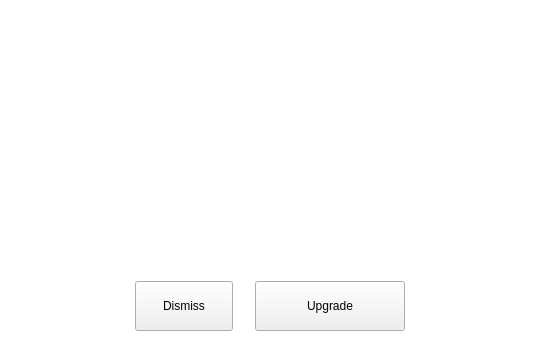
<?xml version="1.0" encoding="UTF-8"?>
<ui version="4.0">
 <class>OverquotaFullDialog</class>
 <widget class="QDialog" name="OverquotaFullDialog">
  <property name="geometry">
   <rect>
    <x>0</x>
    <y>0</y>
    <width>540</width>
    <height>357</height>
   </rect>
  </property>
  <property name="minimumSize">
   <size>
    <width>540</width>
    <height>357</height>
   </size>
  </property>
  <property name="maximumSize">
   <size>
    <width>540</width>
    <height>357</height>
   </size>
  </property>
  <property name="windowTitle">
   <string>Storage full</string>
  </property>
  <property name="styleSheet">
   <string notr="true">#OverquotaFullDialog
{
background-color: #FFFFFF;/*colorToken.page-background*/
}

#labelTitle
{
font-size: 20px;
line-height: 30px;
}</string>
  </property>
  <property name="TOKENIZED" stdset="0">
   <bool>true</bool>
  </property>
  <layout class="QVBoxLayout" name="verticalLayout">
   <property name="spacing">
    <number>0</number>
   </property>
   <property name="leftMargin">
    <number>38</number>
   </property>
   <property name="topMargin">
    <number>22</number>
   </property>
   <property name="rightMargin">
    <number>38</number>
   </property>
   <property name="bottomMargin">
    <number>17</number>
   </property>
   <item>
    <widget class="QWidget" name="widgetHeader" native="true">
     <property name="minimumSize">
      <size>
       <width>465</width>
       <height>0</height>
      </size>
     </property>
     <property name="maximumSize">
      <size>
       <width>465</width>
       <height>16777215</height>
      </size>
     </property>
     <layout class="QHBoxLayout" name="horizontalLayout">
      <property name="spacing">
       <number>15</number>
      </property>
      <property name="leftMargin">
       <number>3</number>
      </property>
      <property name="topMargin">
       <number>0</number>
      </property>
      <property name="rightMargin">
       <number>3</number>
      </property>
      <item>
       <spacer name="horizontalSpacer">
        <property name="orientation">
         <enum>Qt::Horizontal</enum>
        </property>
        <property name="sizeHint" stdset="0">
         <size>
          <width>40</width>
          <height>20</height>
         </size>
        </property>
       </spacer>
      </item>
      <item>
       <widget class="CustomLabel" name="labelTitle">
        <property name="sizePolicy">
         <sizepolicy hsizetype="Preferred" vsizetype="Preferred">
          <horstretch>0</horstretch>
          <verstretch>0</verstretch>
         </sizepolicy>
        </property>
        <property name="minimumSize">
         <size>
          <width>0</width>
          <height>0</height>
         </size>
        </property>
        <property name="maximumSize">
         <size>
          <width>16777215</width>
          <height>16777215</height>
         </size>
        </property>
        <property name="font">
         <font>
          <family>SF UI Text</family>
          <pointsize>-1</pointsize>
         </font>
        </property>
        <property name="text">
         <string/>
        </property>
        <property name="wordWrap">
         <bool>false</bool>
        </property>
       </widget>
      </item>
      <item>
       <spacer name="horizontalSpacer_2">
        <property name="orientation">
         <enum>Qt::Horizontal</enum>
        </property>
        <property name="sizeHint" stdset="0">
         <size>
          <width>40</width>
          <height>20</height>
         </size>
        </property>
       </spacer>
      </item>
     </layout>
    </widget>
   </item>
   <item>
    <spacer name="verticalSpacer_3">
     <property name="orientation">
      <enum>Qt::Vertical</enum>
     </property>
     <property name="sizeHint" stdset="0">
      <size>
       <width>20</width>
       <height>18</height>
      </size>
     </property>
    </spacer>
   </item>
   <item alignment="Qt::AlignHCenter">
    <widget class="QStackedWidget" name="stackedWidgetBigIcons">
     <property name="minimumSize">
      <size>
       <width>0</width>
       <height>0</height>
      </size>
     </property>
     <property name="maximumSize">
      <size>
       <width>16777215</width>
       <height>111</height>
      </size>
     </property>
     <property name="currentIndex">
      <number>0</number>
     </property>
     <widget class="QWidget" name="pageStorageFull">
      <property name="minimumSize">
       <size>
        <width>100</width>
        <height>100</height>
       </size>
      </property>
      <property name="maximumSize">
       <size>
        <width>100</width>
        <height>100</height>
       </size>
      </property>
      <layout class="QVBoxLayout" name="verticalLayout_2">
       <property name="spacing">
        <number>0</number>
       </property>
       <property name="leftMargin">
        <number>0</number>
       </property>
       <property name="topMargin">
        <number>0</number>
       </property>
       <property name="rightMargin">
        <number>0</number>
       </property>
       <property name="bottomMargin">
        <number>0</number>
       </property>
       <item>
        <widget class="QPushButton" name="buttonBigIcon">
         <property name="minimumSize">
          <size>
           <width>100</width>
           <height>100</height>
          </size>
         </property>
         <property name="maximumSize">
          <size>
           <width>100</width>
           <height>100</height>
          </size>
         </property>
         <property name="styleSheet">
          <string notr="true">border: none;</string>
         </property>
         <property name="text">
          <string/>
         </property>
         <property name="icon">
          <iconset resource="../Resources_common.qrc">
           <normaloff>:/images/storage_full_100.png</normaloff>:/images/storage_full_100.png</iconset>
         </property>
         <property name="iconSize">
          <size>
           <width>100</width>
           <height>100</height>
          </size>
         </property>
        </widget>
       </item>
      </layout>
     </widget>
     <widget class="QWidget" name="pageBandwidthFull">
      <layout class="QVBoxLayout" name="verticalLayout_3">
       <property name="spacing">
        <number>0</number>
       </property>
       <property name="leftMargin">
        <number>0</number>
       </property>
       <property name="topMargin">
        <number>0</number>
       </property>
       <property name="rightMargin">
        <number>0</number>
       </property>
       <property name="bottomMargin">
        <number>0</number>
       </property>
       <item>
        <widget class="QPushButton" name="pushButton">
         <property name="minimumSize">
          <size>
           <width>94</width>
           <height>94</height>
          </size>
         </property>
         <property name="maximumSize">
          <size>
           <width>94</width>
           <height>94</height>
          </size>
         </property>
         <property name="styleSheet">
          <string notr="true">border: none;</string>
         </property>
         <property name="text">
          <string/>
         </property>
         <property name="icon">
          <iconset resource="../Resources_common.qrc">
           <normaloff>:/images/transfer_empty_100.png</normaloff>:/images/transfer_empty_100.png</iconset>
         </property>
         <property name="iconSize">
          <size>
           <width>94</width>
           <height>94</height>
          </size>
         </property>
        </widget>
       </item>
      </layout>
     </widget>
    </widget>
   </item>
   <item>
    <spacer name="verticalSpacer_4">
     <property name="orientation">
      <enum>Qt::Vertical</enum>
     </property>
     <property name="sizeHint" stdset="0">
      <size>
       <width>20</width>
       <height>24</height>
      </size>
     </property>
    </spacer>
   </item>
   <item>
    <widget class="QLabel" name="labelMessage">
     <property name="minimumSize">
      <size>
       <width>444</width>
       <height>60</height>
      </size>
     </property>
     <property name="maximumSize">
      <size>
       <width>16777215</width>
       <height>16777215</height>
      </size>
     </property>
     <property name="text">
      <string/>
     </property>
     <property name="wordWrap">
      <bool>true</bool>
     </property>
     <property name="margin">
      <number>0</number>
     </property>
     <property name="type" stdset="0">
      <string notr="true">secondary</string>
     </property>
    </widget>
   </item>
   <item>
    <spacer name="verticalSpacer_5">
     <property name="orientation">
      <enum>Qt::Vertical</enum>
     </property>
     <property name="sizeHint" stdset="0">
      <size>
       <width>20</width>
       <height>25</height>
      </size>
     </property>
    </spacer>
   </item>
   <item>
    <widget class="QWidget" name="widgetButtons" native="true">
     <layout class="QHBoxLayout" name="horizontalLayout_2">
      <property name="spacing">
       <number>22</number>
      </property>
      <property name="leftMargin">
       <number>0</number>
      </property>
      <property name="rightMargin">
       <number>0</number>
      </property>
      <item>
       <spacer name="horizontalSpacer_3">
        <property name="orientation">
         <enum>Qt::Horizontal</enum>
        </property>
        <property name="sizeHint" stdset="0">
         <size>
          <width>40</width>
          <height>20</height>
         </size>
        </property>
       </spacer>
      </item>
      <item>
       <widget class="QPushButton" name="buttonDismiss">
        <property name="minimumSize">
         <size>
          <width>98</width>
          <height>50</height>
         </size>
        </property>
        <property name="text">
         <string>Dismiss</string>
        </property>
        <property name="type" stdset="0">
         <string notr="true">secondary</string>
        </property>
        <property name="dimension" stdset="0">
         <string notr="true">medium</string>
        </property>
       </widget>
      </item>
      <item>
       <widget class="QPushButton" name="buttonUpgrade">
        <property name="minimumSize">
         <size>
          <width>150</width>
          <height>50</height>
         </size>
        </property>
        <property name="text">
         <string>Upgrade</string>
        </property>
        <property name="type" stdset="0">
         <string notr="true">primary</string>
        </property>
        <property name="dimension" stdset="0">
         <string notr="true">medium</string>
        </property>
       </widget>
      </item>
      <item>
       <spacer name="horizontalSpacer_4">
        <property name="orientation">
         <enum>Qt::Horizontal</enum>
        </property>
        <property name="sizeHint" stdset="0">
         <size>
          <width>40</width>
          <height>20</height>
         </size>
        </property>
       </spacer>
      </item>
     </layout>
    </widget>
   </item>
  </layout>
 </widget>
 <customwidgets>
  <customwidget>
   <class>CustomLabel</class>
   <extends>QLabel</extends>
   <header>OverQuotaDialog.h</header>
  </customwidget>
 </customwidgets>
 <resources>
  <include location="../Resources_common.qrc"/>
 </resources>
 <connections/>
</ui>
